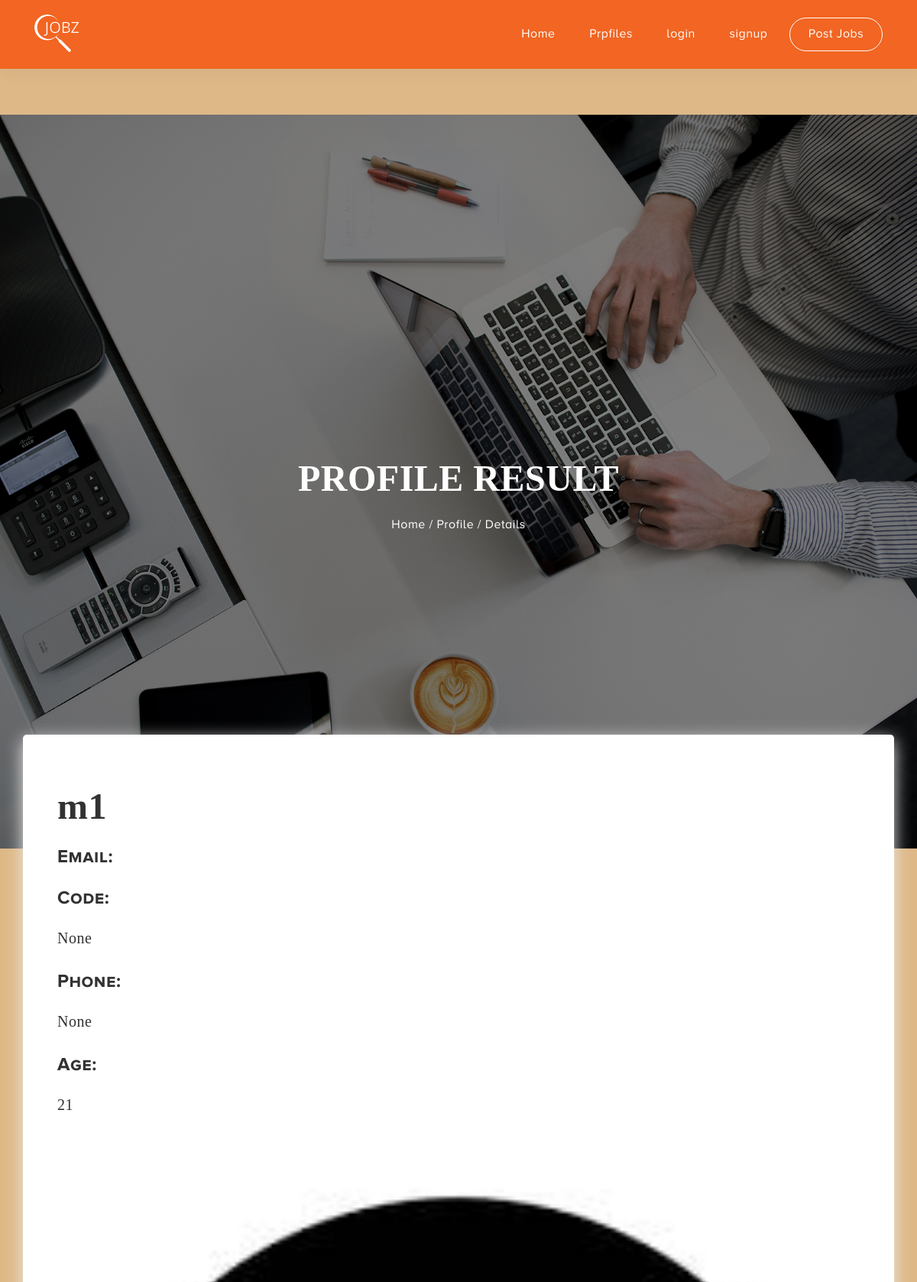
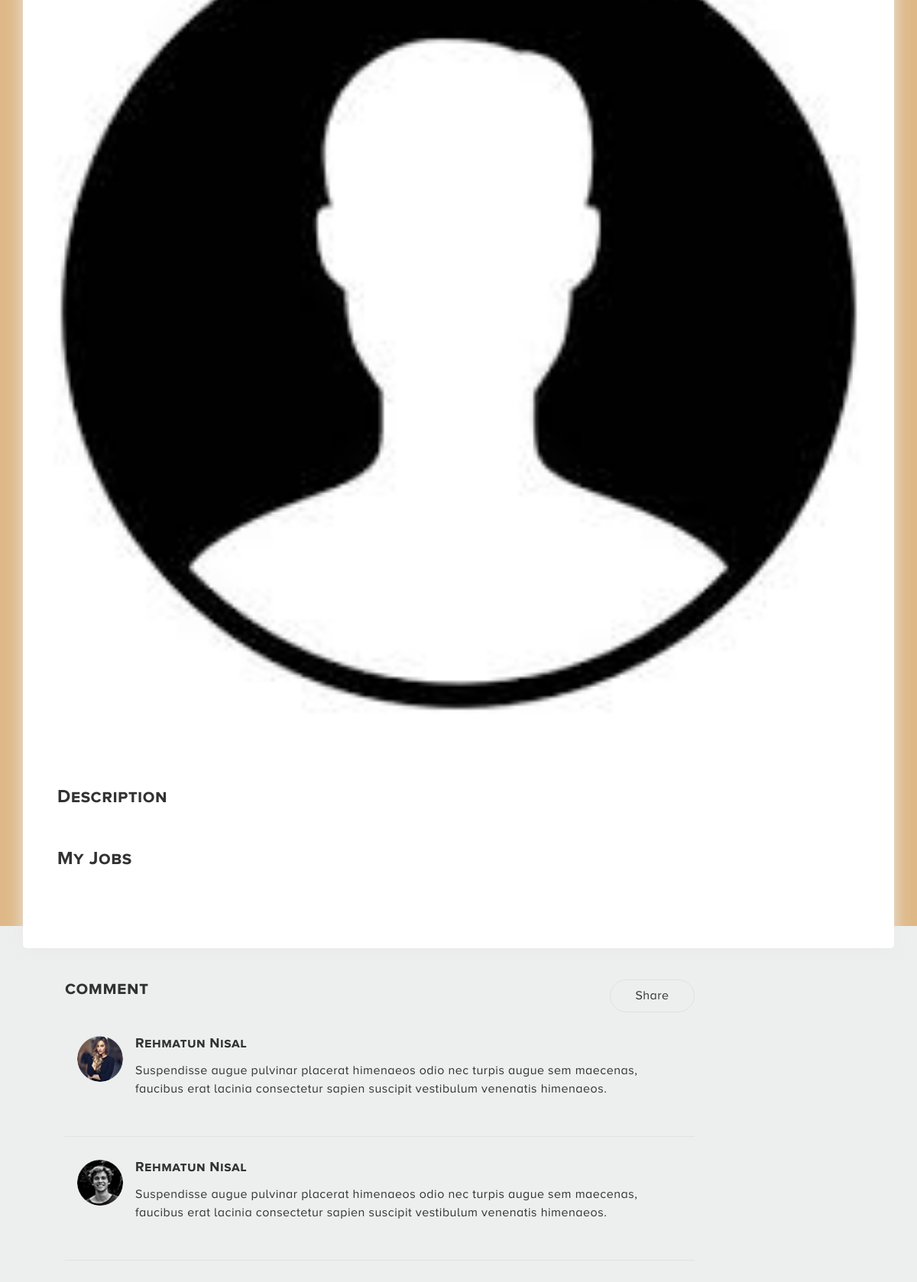
Screenshot of /profiles/m1/ (upper part) with the database file from the repository (2 pictures, top to bottom).
### profiles/models.py (models this page shows, shortened)
class Profile(models.Model):
    user = models.OneToOneField(User, on_delete=models.CASCADE)
    image = models.ImageField(upload_to='profiles/', null=True, blank=True)
    code = models.CharField(max_length=50, null=True, blank=True)
    phone = models.CharField(max_length=11, null=True, blank=True)
    birthdate = models.DateField(
        auto_now=False, auto_now_add=False, null=True, blank=True)
    age = models.CharField(max_length=10, null=True, blank=True)
    description = models.TextField(null=True, blank=True)
    slug = models.SlugField(null=True, blank=True)

### profiles/views.py (the view)
# urls.py: path('<str:slug>/', ProfileDetail.as_view(), name='detail'),
class ProfileDetail(DetailView):
    model = Profile

### profiles/templates/profiles/profile_detail.html (shortened to what this page needs)
{% extends "base.html" %}
{% load static %}
{% block content %}
<section id="intro">
    <div class="carousel-item active">
        <div class="carousel-background"><img src="{% static 'imags/slider/slider1.jpg' %}" alt=""></div>
        <div class="carousel-container">
            <div class="carousel-content">
                <h2 class="font-color-white">Profile Result</h2>
                <p class="font-color-white width-100"><a href="index.html" class="font-color-white">Home /</a><a
                        href="Job_Category-2.html" class="font-color-white"> Profile </a>/ Details
                </p>
            </div>
        </div>
    </div>
</section>
<section id="job-Details">
    <div class="container background-color-full-white job-Details">
        <div class="Exclusive-Product">
            <h2 style="font-weight: bold;">{{profile.user.username}}</h2>
            <h4>Email:</h4>
            <h4>Code:</h4>
            <span style="font-size: 20px;">{{profile.code}}</span>
            <h4>Phone:</h4>
            <span style="font-size: 20px;">{{profile.phone}}</span>
            <h4>Age:</h4>
            <span style="font-size: 20px;">{{profile.age}}</span>
        </div>
        {% if profile.image%}
                    <img src="{{profile.image.url}}" alt="John Doe" class="job-detail-img">
                {% else %}
                <img src="{% static 'images/profile.jpeg' %}" alt="John Doe" class="job-detail-img">
                {% endif %}
        <div class="Job-Description">
            <h4>Description</h4>
            <br>
            <br>
            <h4>My Jobs</h4>
        </div>
    </div>
</section>
<section id="comment" class="background-color-full-white-light">
    <div class="container">
        <div class="max-width-80">
            <h4>comment</h4>
            <a href="#" class="Share">Share</a>
            <div class="media border p-3">
                <img src="{% static 'imags/comment1.png' %}" alt="John Doe" class="mr-3 rounded-circle imagess" style="width:60px;">
                <div class="media-body">
                    <h6>Rehmatun Nisal</h6>
                    <p>Suspendisse augue pulvinar placerat himenaeos odio nec turpis augue sem maecenas, faucibus erat
                        lacinia consectetur sapien suscipit vestibulum venenatis himenaeos.</p>
                </div>
            </div>
            <div class="media border p-3 ">
                <img src="{% static 'imags/comment2.png' %}" alt="John Doe" class="mr-3 rounded-circle imagess" style="width:60px;">
                <div class="media-body">
                    <h6>Rehmatun Nisal</h6>
                    <p>Suspendisse augue pulvinar placerat himenaeos odio nec turpis augue sem maecenas, faucibus erat
                        lacinia consectetur sapien suscipit vestibulum venenatis himenaeos.</p>
                </div>
            </div>
            <div class="media border p-3 padding-none border-none">
            </div>
        </div>
    </div>
</section>
{% endblock content %}

### static/css/style.css (style rules this page uses)
html,body,div,span,applet,object,iframe,h1,h2,h3,h4,h5,h6,p,blockquote,pre,a,abbr,acronym,address,big,cite,code,del,dfn,em,img,ins,kbd,q,s,samp,small,strike,strong,sub,sup,tt,var,b,u,i,center,dl,dt,dd,ol,ul,li,fieldset,form,label,legend,table,caption,tbody,tfoot,thead,tr,th,td,article,aside,canvas,details,embed,figure,figcaption,footer,header,hgroup,menu,nav,output,ruby,section,summary,time,mark,audio,video { margin:0;padding:0;border:0;font-size:100%;font:inherit;vertical-align:baseline;letter-spacing:.5px }
article,aside,details,figcaption,figure,footer,header,hgroup,menu,nav,section { display:block }
body { line-height:1;color:#323232 }
h2 { font-family:proxima nova th;font-size:48px }
h4 { font-family:proxima nova scosf rg;font-size:24px;font-weight:700;font-style:normal }
h6 { font-family:proxima nova scosf rg;font-size:18px }
p { font-family:proxima nova;font-size:16px;font-weight:400;line-height:1.5 }
a { font-family:proxima nova alt rg;font-size:16px;transition:all .5s ease 0s }
.background-color-full-white { background-color:#fff }
.background-color-full-white-light { background-color:#edefee }
.font-color-white { color:#fff }
#intro { width:100%;height:120vh;background:#fff }
#intro .carousel-item { width:100%;height:120vh;background-size:cover;background-position:center;background-repeat:no-repeat }
#intro .carousel-background::after { content:'';background-color:rgba(0,0,0,.5);position:absolute;height:100%;width:100%;top:0;right:0;left:0;bottom:0 }
#intro .carousel-background img { height:120vh;width:100%;object-fit:cover }
#intro .carousel-container { display:flex;justify-content:center;align-items:center;position:absolute;bottom:0;top:11%;left:0;right:0 }
#intro .carousel-content { text-align:center }
#intro h2 { color:#fff;margin-bottom:24px;font-size:48px;font-weight:700;text-transform:uppercase;font-family:proxima nova th }
#intro p { width:56%;margin:0 auto 65px;color:#fff }
.width-100 { width:100%!important }
#job-Details { position:relative;margin-bottom:1779px }
#job-Details .job-Details { position:absolute;box-shadow:0 6px 22px 0 #eaeaea;left:0;right:0;top:-149px;border-radius:5px;z-index:99;padding:0!important }
#job-Details .job-Details .Exclusive-Product { padding:70px 85px 55px 45px }
#job-Details .job-Details .Exclusive-Product span { font-family:proxima nova rg;font-size:16px;font-weight:400;line-height:1.5 }
#job-Details .job-Details .Exclusive-Product h4 { margin-top:30px;margin-bottom:25px }
#job-Details .job-Details .job-detail-img { width:100% }
#job-Details .job-Details .Job-Description { padding:50px 124px 80px 45px }
#job-Details .job-Details .Job-Description h4 { margin-bottom:25px }
#comment { padding:70px }
#comment h4 { display:inline-block;margin-bottom:20px }
#comment .Share { float:right;width:111px;height:43px;border-radius:30px;border:1px solid #dfdfdf;background-color:transparent;cursor:pointer;text-align:center;color:#323232;line-height:2.5 }
#comment .border { border-bottom:1px solid #e1e3e2!important;border-top:0!important;border-right:0!important;border-left:0!important }
#comment .border h6 { margin-bottom:15px }
#comment .border h6 { font-size:18px;font-family:proxima nova scosf rg;font-weight:700;font-style:normal }
#comment .p-3 { padding:30px 1em 50px!important }
#comment .max-width-80 { max-width:80% }
#comment .padding-none { padding-bottom:0!important }
#comment .border-none { border-bottom:0!important }

### rows the page displays
Profile: user.username "m1", code "None", phone "None", age "21"
